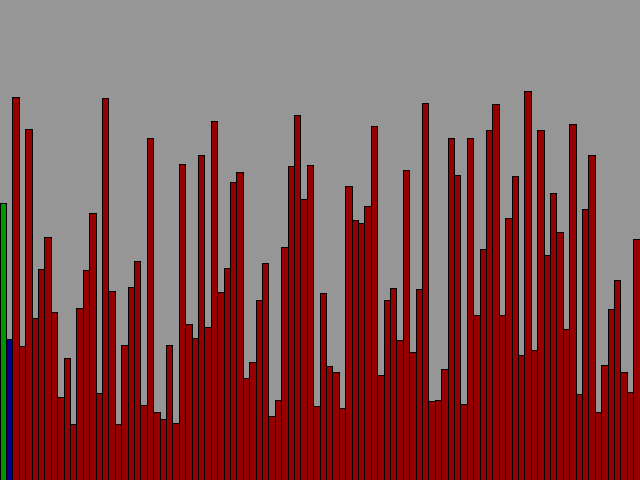
Frame 1 (no input)
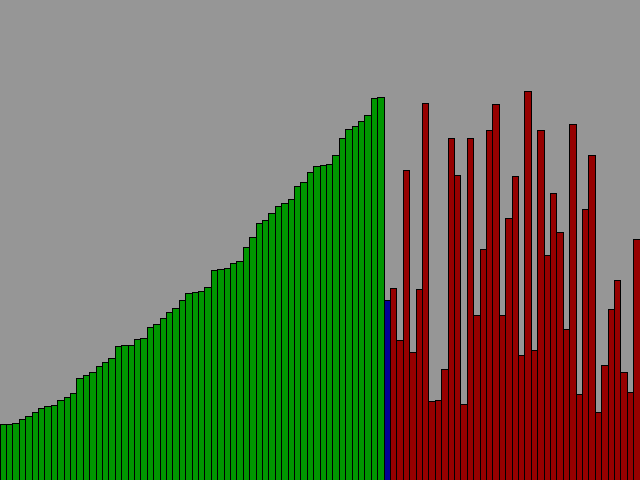
Frame 60 (the mouse pressed at the canvas centre just before this capture)
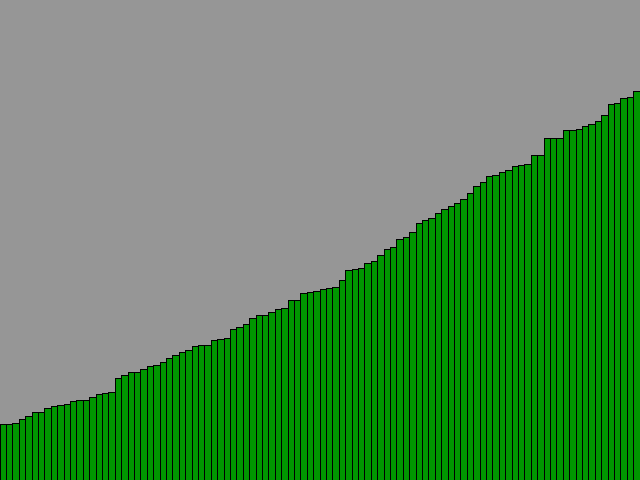
Frame 120 (the mouse held since frame 60 and released just before this capture)

The Processing sketch that drew these frames (run headless with seeded random() and noise(); from frame 60 on, the mouse is pressed at the canvas centre):

// Processing sketch: InsertionSort
// ── InsertionSort.pde
/* ********************************************************************
                          INSERTION SORT

PROCEDURE: we start with an empty left hand and the cards face down on
the table. We then remove one card at a time from the table and insert
it into the correct position in the left hand. To find the correct
position for a card, we compare it with each of the cards already in 
the hand, from right to left. At all times, the cards held in the left
hand are sorted, and these cards were originally the top cards of the
pile on the table.


PROCEDIMIENTO: comenzamos con la mano izquierda vacía y las cartas boca
abajo en la mesa. Tomamos una carta de la mesa a la vez y la insertamos
en la posición correcta en nuestra mano izquierda. Para encontrar la
posición correcta de la carta, la comparamos con cada una de las cartas
que ya se encuentran ordenadas en la mano, de derecha a izquierda. En
todo momento las cartas de la mano izquierda están ordenadas, mismas que
originalmente se encontraban desordenadas en la mesa.
******************************************************************** */

// MODIFY THESE TWO VALUES ONLY:
// If you want to see the process slowly, try with a few bars
// and a long delay time.
int numBars = 100;
int delayTime = 100;


Bar[] bar;
boolean inOrder;
int sortedIndex = 0;

void setup()
{
  size(640, 480);
  
  float barWidth = float(width) / numBars;
  
  bar = new Bar[numBars];
  for(int i=0; i<numBars; i++)
  {
    bar[i] = new Bar();
    bar[i].setBarWidth(barWidth);
    bar[i].setPosAsMultipleOfWidth(i);
  }
}

void draw()
{
  background(150);
  
  // While the elements are not yet sorted
  if(sortedIndex < numBars-1)
  {
    int indexToOrder = sortedIndex + 1;
    
    // INITIAL STATE: DISPLAY ORDERED ELEMENTS IN GREEN,
    // ELEMENT TO ORDER IN BLUE AND UNORDERED ELEMENTS
    // IN RED
    // -----> Ordered elements
    fill(0, 150, 0);
    for(int i=0; i<=sortedIndex; i++)
      bar[i].display();
    // -----> Element to sort
    fill(0, 0, 150);
    bar[indexToOrder].display();
    // -----> Unordered elements
    fill(150, 0, 0);
    for(int i=indexToOrder+1; i<numBars; i++)
      bar[i].display();
      
    delay(delayTime);
    
    
    // SECOND STATE: INSERT ELEMENT TO SORT IN ITS
    // CORRECT POSITION
    // -----> Find right position of element to sort
    int rightPosition = -1;
    for(int i=0; i<=sortedIndex; i++)
    {
      if(bar[i].compare(bar[indexToOrder]) > 0)
      {
        rightPosition = i;
        break;
      }
    }
    // -----> If the element to sort is not in the
    // right position
    if(rightPosition < indexToOrder && rightPosition >= 0)
    {
      // Save element's value in a temporal object
      float value = bar[indexToOrder].getValue();
      // Shift sorted elements after correct position
      // to the right
      for(int i=indexToOrder; i>rightPosition; i--)
        bar[i].setValue(bar[i-1]);
      // Insert the element in the correct position
      bar[rightPosition].setValue(value);
    }
    // Update the number of sorted elements
    sortedIndex++;
  }
  // When the elements are sorted, display them all
  // in green
  else
  {
    fill(0, 150, 0);
    for(int i=0; i<numBars; i++)
      bar[i].display();
  }
}

// ── Bar.pde
class Bar{
  // PUBLIC ATTRIBUTES
  public float value;
  
  // PRIVATE ATTRIBUTES
  private float barWidth = 20;
  private float posX = 0;
  private float posY = 0;
  
  // CONSTRUCTORS
  Bar()
  {
    setValue(random(50, 400));
  }
  
  Bar(float value)
  {
    setValue(value);
  }
  
  // DRAWING
  public void display()
  {
    rect(posX, posY, barWidth, value);
  }
  
  // SET AND GET METHODS
  public void setValue(float value)
  {
    this.value = value;
    posY = height - this.value;
  }
  
  public void setValue(Bar other)
  {
    setValue(other.value);
  }
  
  public float getValue()
  {
    return value;
  }
  
  public void setBarWidth(float barWidth)
  {
    this.barWidth = barWidth;
  }
  
  public void setPosX(float posX)
  {
    this.posX = posX;
  }
  
  public void setPosAsMultipleOfWidth(int multiple)
  {
    this.posX = barWidth * multiple;
  }
  
  // COMPARISON
  public float compare(Bar other)
  {
    return (value - other.value);
  }
  
  public void swap(Bar other)
  {
    float tempValue = value;
    setValue(other.value);
    other.setValue(tempValue);
  }
}
